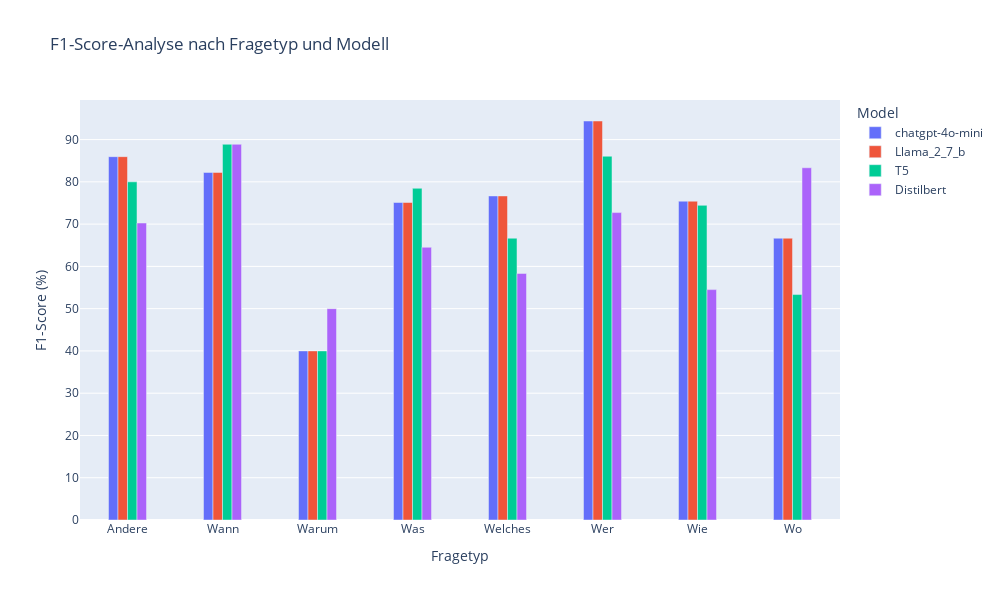

The notebook cell this image was saved under:
### Markdown cell above
### Einfluss des Fragetypus auf die Modellergebnisse:

1. **Fragetypen mit klaren Fakten (z. B. "Wann", "Wer", "Wo"):**
   - Alle Modelle schneiden bei diesen Typen relativ ähnlich ab. Es scheint, dass diese Fragetypen weniger komplex sind und weniger Kontextverständnis erfordern.

2. **Fragetypen mit offenen oder erklärungsbasierten Antworten (z. B. "Warum", "Wie"):**
   - **T5** und **chatgpt-4o-mini** zeigen eine stärkere Leistung bei diesen Fragetypen.
   - **Distilbert** hat Schwierigkeiten mit diesen komplexeren Fragetypen, wahrscheinlich aufgrund von Architektur- und Modellgröße-Beschränkungen.

3. **Spezifische Herausforderungen bei "Was"- und "Welches"-Fragen:**
   - **T5** überragt bei diesen Fragetypen, was darauf hindeutet, dass es gut darin ist, präzise und umfangreiche Informationen zu verarbeiten.
   - **Distilbert** bleibt hier zurück, was darauf hinweist, dass es Schwierigkeiten mit Fragen hat, die spezifische oder detaillierte Antworten erfordern.

### Code cell
# Erstellen eines gruppierten Balkendiagramms für den F1-Score.
f1_fig = px.bar(
    final_results_df, 
    x='Question_Type',  
    y='F1_Score', 
    color='Model', 
    barmode='group', 
    title='F1-Score-Analyse nach Fragetyp und Modell', 
    labels={'F1_Score': 'F1-Score (%)', 'Question_Type': 'Fragetyp'},  
    height=600, 
    width=1000 
)

# Aktualisieren des Layouts, um den Abstand zwischen den Balkengruppen anzupassen.
f1_fig.update_layout(bargap=bargap_value)
f1_fig.show()

### Figure 1 — Plotly figure (JSON) as saved in the notebook; plotly's stock layout.template omitted (floating-point values rounded to 4 significant figures)
{"data": [{"alignmentgroup": "True", "hovertemplate": "Model=chatgpt-4o-mini<br>Fragetyp=%{x}<br>F1-Score (%)=%{y}<extra></extra>", "legendgroup": "chatgpt-4o-mini", "marker": {"color": "#636efa", "pattern": {"shape": ""}}, "name": "chatgpt-4o-mini", "offsetgroup": "chatgpt-4o-mini", "orientation": "v", "showlegend": true, "textposition": "auto", "type": "bar", "x": ["Andere", "Wann", "Warum", "Was", "Welches", "Wer", "Wie", "Wo"], "xaxis": "x", "y": [85.95, 82.22, 40, 75.11, 76.67, 94.39, 75.42, 66.67], "yaxis": "y"}, {"alignmentgroup": "True", "hovertemplate": "Model=Llama_2_7_b<br>Fragetyp=%{x}<br>F1-Score (%)=%{y}<extra></extra>", "legendgroup": "Llama_2_7_b", "marker": {"color": "#EF553B", "pattern": {"shape": ""}}, "name": "Llama_2_7_b", "offsetgroup": "Llama_2_7_b", "orientation": "v", "showlegend": true, "textposition": "auto", "type": "bar", "x": ["Andere", "Wann", "Warum", "Was", "Welches", "Wer", "Wie", "Wo"], "xaxis": "x", "y": [85.95, 82.22, 40, 75.11, 76.67, 94.39, 75.42, 66.67], "yaxis": "y"}, {"alignmentgroup": "True", "hovertemplate": "Model=T5<br>Fragetyp=%{x}<br>F1-Score (%)=%{y}<extra></extra>", "legendgroup": "T5", "marker": {"color": "#00cc96", "pattern": {"shape": ""}}, "name": "T5", "offsetgroup": "T5", "orientation": "v", "showlegend": true, "textposition": "auto", "type": "bar", "x": ["Andere", "Wann", "Warum", "Was", "Welches", "Wer", "Wie", "Wo"], "xaxis": "x", "y": [80, 88.89, 40, 78.47, 66.67, 86.06, 74.44, 53.33], "yaxis": "y"}, {"alignmentgroup": "True", "hovertemplate": "Model=Distilbert<br>Fragetyp=%{x}<br>F1-Score (%)=%{y}<extra></extra>", "legendgroup": "Distilbert", "marker": {"color": "#ab63fa", "pattern": {"shape": ""}}, "name": "Distilbert", "offsetgroup": "Distilbert", "orientation": "v", "showlegend": true, "textposition": "auto", "type": "bar", "x": ["Andere", "Wann", "Warum", "Was", "Welches", "Wer", "Wie", "Wo"], "xaxis": "x", "y": [70.26, 88.89, 50, 64.52, 58.33, 72.73, 54.51, 83.33], "yaxis": "y"}], "layout": {"bargap": 0.6, "barmode": "group", "height": 600, "legend": {"title": {"text": "Model"}, "tracegroupgap": 0}, "title": {"text": "F1-Score-Analyse nach Fragetyp und Modell"}, "width": 1000, "xaxis": {"anchor": "y", "domain": [0, 1], "title": {"text": "Fragetyp"}}, "yaxis": {"anchor": "x", "domain": [0, 1], "title": {"text": "F1-Score (%)"}}}}
